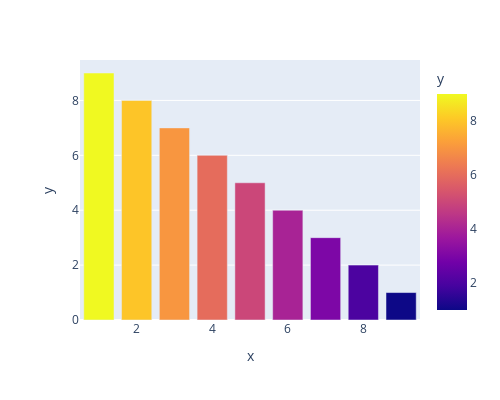

The code cell stored with this chart in its notebook:
### Code cell
# Bar plots
px.bar(df, x='x', y='y', width = 500, height = 400, color ="y")

### Figure 1 — Plotly figure (JSON) as saved in the notebook; plotly's stock layout.template omitted (floating-point values rounded to 4 significant figures)
{"data": [{"alignmentgroup": "True", "hovertemplate": "x=%{x}<br>y=%{marker.color}<extra></extra>", "legendgroup": "", "marker": {"color": [9, 8, 7, 6, 5, 4, 3, 2, 1], "coloraxis": "coloraxis", "pattern": {"shape": ""}}, "name": "", "offsetgroup": "", "orientation": "v", "showlegend": false, "textposition": "auto", "type": "bar", "x": [1, 2, 3, 4, 5, 6, 7, 8, 9], "xaxis": "x", "y": [9, 8, 7, 6, 5, 4, 3, 2, 1], "yaxis": "y"}], "layout": {"barmode": "relative", "coloraxis": {"colorbar": {"title": {"text": "y"}}, "colorscale": [[0, "#0d0887"], [0.1111, "#46039f"], [0.2222, "#7201a8"], [0.3333, "#9c179e"], [0.4444, "#bd3786"], [0.5556, "#d8576b"], [0.6667, "#ed7953"], [0.7778, "#fb9f3a"], [0.8889, "#fdca26"], [1, "#f0f921"]]}, "height": 400, "legend": {"tracegroupgap": 0}, "margin": {"t": 60}, "width": 500, "xaxis": {"anchor": "y", "domain": [0, 1], "title": {"text": "x"}}, "yaxis": {"anchor": "x", "domain": [0, 1], "title": {"text": "y"}}}}
